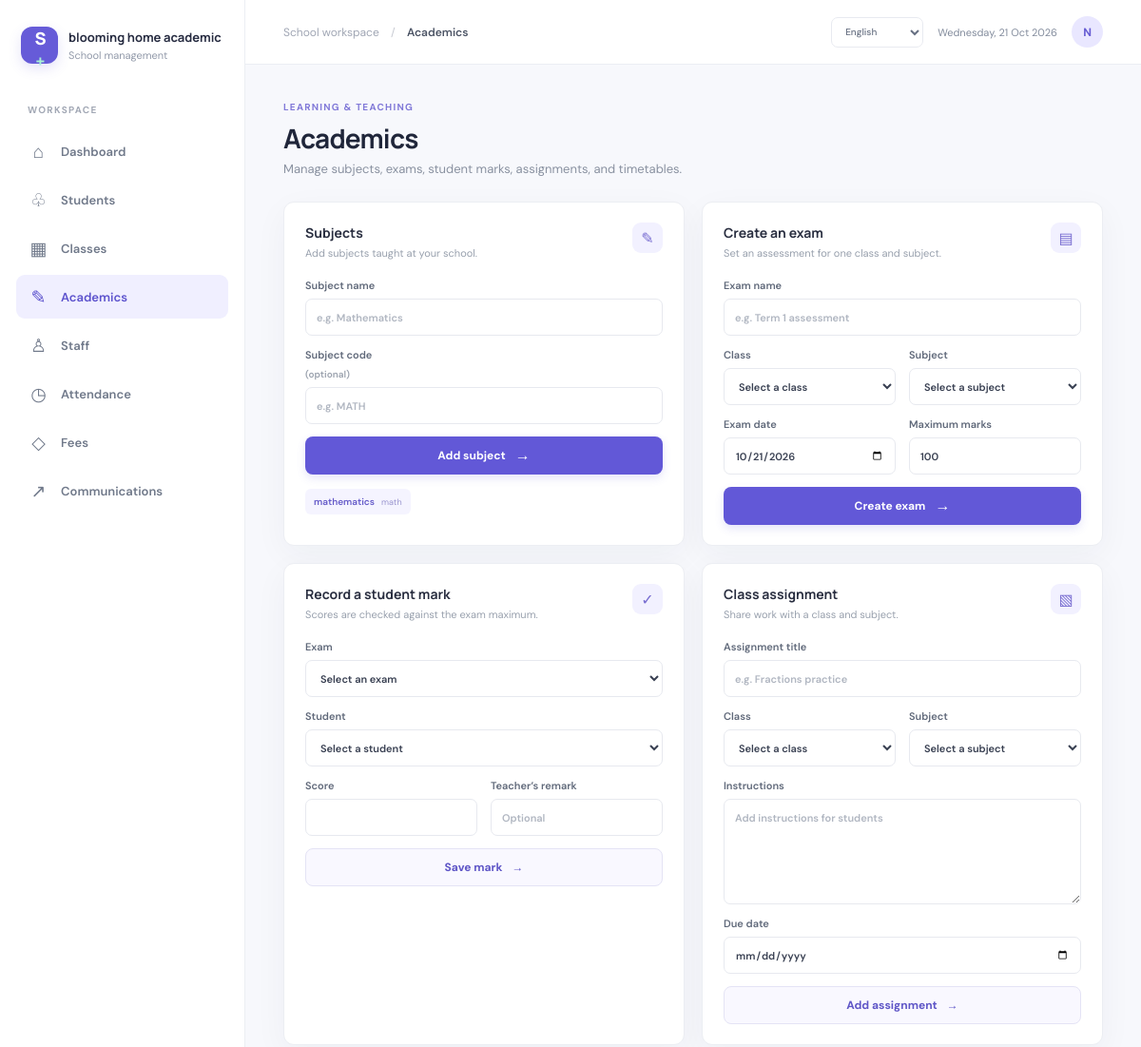
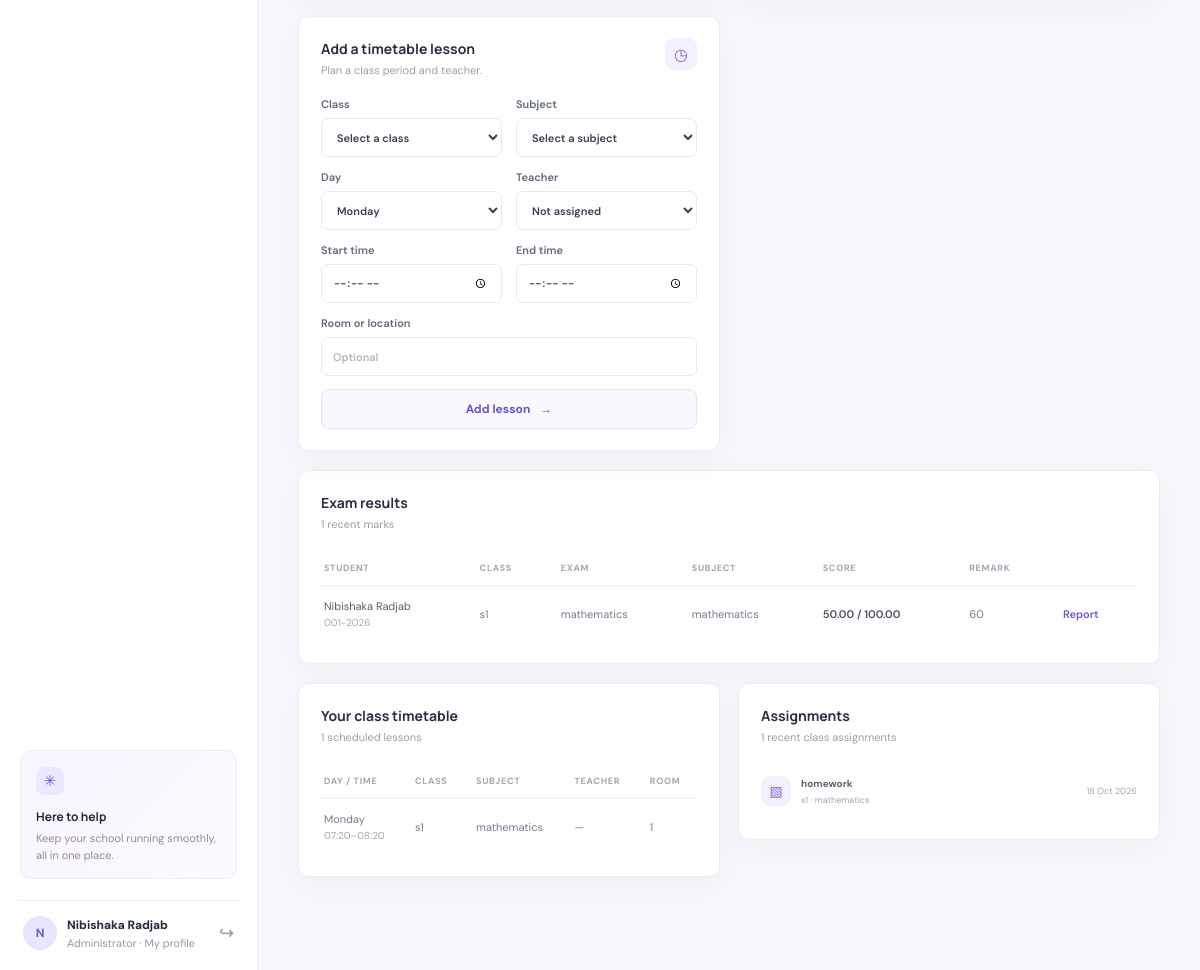
Screenshot of /index.php?page=academics (signed in) with the database file from the repository (2 pictures, top to bottom).
### tables this page shows
CREATE TABLE IF NOT EXISTS users (
    id BIGINT UNSIGNED AUTO_INCREMENT PRIMARY KEY,
    school_id BIGINT UNSIGNED NOT NULL,
    role_id TINYINT UNSIGNED NOT NULL,
    name VARCHAR(150) NOT NULL,
    email VARCHAR(190) NOT NULL UNIQUE,
    phone VARCHAR(40) NULL,
    password_hash VARCHAR(255) NOT NULL,
    profile_picture VARCHAR(255) NULL,
    is_active BOOLEAN NOT NULL DEFAULT TRUE,
    created_at TIMESTAMP NOT NULL DEFAULT CURRENT_TIMESTAMP,
    CONSTRAINT fk_users_school FOREIGN KEY (school_id) REFERENCES schools(id) ON DELETE CASCADE,
    CONSTRAINT fk_users_role FOREIGN KEY (role_id) REFERENCES roles(id)
);

CREATE TABLE IF NOT EXISTS roles (
    id TINYINT UNSIGNED AUTO_INCREMENT PRIMARY KEY,
    name VARCHAR(30) NOT NULL UNIQUE
);

CREATE TABLE IF NOT EXISTS subjects (
    id BIGINT UNSIGNED AUTO_INCREMENT PRIMARY KEY,
    school_id BIGINT UNSIGNED NOT NULL,
    name VARCHAR(100) NOT NULL,
    code VARCHAR(30) NULL,
    UNIQUE KEY uq_subjects_school_name (school_id, name),
    CONSTRAINT fk_subjects_school FOREIGN KEY (school_id) REFERENCES schools(id) ON DELETE CASCADE
);

CREATE TABLE IF NOT EXISTS student_results (
    id BIGINT UNSIGNED AUTO_INCREMENT PRIMARY KEY,
    exam_id BIGINT UNSIGNED NOT NULL,
    student_id BIGINT UNSIGNED NOT NULL,
    score DECIMAL(8,2) NOT NULL,
    remarks VARCHAR(255) NULL,
    created_at TIMESTAMP NOT NULL DEFAULT CURRENT_TIMESTAMP,
    UNIQUE KEY uq_result_exam_student (exam_id, student_id),
    CONSTRAINT fk_results_exam FOREIGN KEY (exam_id) REFERENCES exams(id) ON DELETE CASCADE,
    CONSTRAINT fk_results_student FOREIGN KEY (student_id) REFERENCES students(id) ON DELETE CASCADE
);

CREATE TABLE IF NOT EXISTS students (
    id BIGINT UNSIGNED AUTO_INCREMENT PRIMARY KEY,
    school_id BIGINT UNSIGNED NOT NULL,
    user_id BIGINT UNSIGNED NULL,
    class_id BIGINT UNSIGNED NULL,
    admission_number VARCHAR(50) NOT NULL,
    index_code VARCHAR(24) NOT NULL,
    first_name VARCHAR(80) NOT NULL,
    last_name VARCHAR(80) NOT NULL,
    date_of_birth DATE NULL,
    gender ENUM('female', 'male', 'other') NULL,
    enrollment_date DATE NOT NULL,
    status ENUM('active', 'inactive', 'graduated') NOT NULL DEFAULT 'active',
    created_at TIMESTAMP NOT NULL DEFAULT CURRENT_TIMESTAMP,
    UNIQUE KEY uq_students_admission (school_id, admission_number),
    UNIQUE KEY uq_students_index_code (school_id, index_code),
    UNIQUE KEY uq_students_user (user_id),
    KEY idx_students_name (school_id, last_name, first_name),
    CONSTRAINT fk_students_school FOREIGN KEY (school_id) REFERENCES schools(id) ON DELETE CASCADE,
    CONSTRAINT fk_students_class FOREIGN KEY (class_id) REFERENCES classes(id) ON DELETE SET NULL,
    CONSTRAINT fk_students_user FOREIGN KEY (user_id) REFERENCES users(id) ON DELETE SET NULL
);

CREATE TABLE IF NOT EXISTS classes (
    id BIGINT UNSIGNED AUTO_INCREMENT PRIMARY KEY,
    school_id BIGINT UNSIGNED NOT NULL,
    section_id BIGINT UNSIGNED NULL,
    name VARCHAR(80) NOT NULL,
    academic_year VARCHAR(20) NULL,
    UNIQUE KEY uq_classes_school_name (school_id, name),
    CONSTRAINT fk_classes_school FOREIGN KEY (school_id) REFERENCES schools(id) ON DELETE CASCADE,
    CONSTRAINT fk_classes_section FOREIGN KEY (section_id) REFERENCES sections(id) ON DELETE SET NULL
);

CREATE TABLE IF NOT EXISTS exams (
    id BIGINT UNSIGNED AUTO_INCREMENT PRIMARY KEY,
    school_id BIGINT UNSIGNED NOT NULL,
    class_id BIGINT UNSIGNED NOT NULL,
    subject_id BIGINT UNSIGNED NOT NULL,
    name VARCHAR(120) NOT NULL,
    exam_date DATE NOT NULL,
    max_score DECIMAL(8,2) NOT NULL DEFAULT 100,
    created_at TIMESTAMP NOT NULL DEFAULT CURRENT_TIMESTAMP,
    KEY idx_exams_school_date (school_id, exam_date),
    CONSTRAINT fk_exams_school FOREIGN KEY (school_id) REFERENCES schools(id) ON DELETE CASCADE,
    CONSTRAINT fk_exams_class FOREIGN KEY (class_id) REFERENCES classes(id) ON DELETE CASCADE,
    CONSTRAINT fk_exams_subject FOREIGN KEY (subject_id) REFERENCES subjects(id) ON DELETE CASCADE
);

CREATE TABLE IF NOT EXISTS timetable_entries (
    id BIGINT UNSIGNED AUTO_INCREMENT PRIMARY KEY,
    school_id BIGINT UNSIGNED NOT NULL,
    class_id BIGINT UNSIGNED NOT NULL,
    subject_id BIGINT UNSIGNED NOT NULL,
    teacher_id BIGINT UNSIGNED NULL,
    day_of_week ENUM('Monday', 'Tuesday', 'Wednesday', 'Thursday', 'Friday', 'Saturday', 'Sunday') NOT NULL,
    start_time TIME NOT NULL,
    end_time TIME NOT NULL,
    room VARCHAR(80) NULL,
    created_at TIMESTAMP NOT NULL DEFAULT CURRENT_TIMESTAMP,
    KEY idx_timetable_school_day (school_id, day_of_week),
    CONSTRAINT fk_timetable_school FOREIGN KEY (school_id) REFERENCES schools(id) ON DELETE CASCADE,
    CONSTRAINT fk_timetable_class FOREIGN KEY (class_id) REFERENCES classes(id) ON DELETE CASCADE,
    CONSTRAINT fk_timetable_subject FOREIGN KEY (subject_id) REFERENCES subjects(id) ON DELETE CASCADE,
    CONSTRAINT fk_timetable_teacher FOREIGN KEY (teacher_id) REFERENCES teachers(id) ON DELETE SET NULL
);

CREATE TABLE IF NOT EXISTS assignments (
    id BIGINT UNSIGNED AUTO_INCREMENT PRIMARY KEY,
    school_id BIGINT UNSIGNED NOT NULL,
    class_id BIGINT UNSIGNED NOT NULL,
    subject_id BIGINT UNSIGNED NOT NULL,
    teacher_id BIGINT UNSIGNED NULL,
    title VARCHAR(180) NOT NULL,
    description TEXT NULL,
    due_date DATE NULL,
    created_at TIMESTAMP NOT NULL DEFAULT CURRENT_TIMESTAMP,
    CONSTRAINT fk_assignments_school FOREIGN KEY (school_id) REFERENCES schools(id) ON DELETE CASCADE,
    CONSTRAINT fk_assignments_class FOREIGN KEY (class_id) REFERENCES classes(id) ON DELETE CASCADE,
    CONSTRAINT fk_assignments_subject FOREIGN KEY (subject_id) REFERENCES subjects(id) ON DELETE CASCADE,
    CONSTRAINT fk_assignments_teacher FOREIGN KEY (teacher_id) REFERENCES teachers(id) ON DELETE SET NULL
);

### pages/academics.php (the view, shortened to what the rows shown need)
<?php
$schoolId = current_user()['school_id'];
$pdo = database();
$subjectQuery = $pdo->prepare('SELECT id, name, code FROM subjects WHERE school_id = ? ORDER BY name');
$subjectQuery->execute([$schoolId]);
$subjects = $subjectQuery->fetchAll();
$examQuery = $pdo->prepare(
    'SELECT e.id, e.name, e.exam_date, e.max_score, c.name AS class_name, sub.name AS subject_name
     FROM exams e JOIN classes c ON c.id = e.class_id JOIN subjects sub ON sub.id = e.subject_id
     WHERE e.school_id = ? ORDER BY e.exam_date DESC, e.id DESC'
);
$examQuery->execute([$schoolId]);
$exams = $examQuery->fetchAll();
$resultQuery = $pdo->prepare(
    'SELECT r.student_id, r.score, r.remarks, e.name AS exam_name, e.max_score, sub.name AS subject_name,
            s.first_name, s.last_name, s.admission_number, c.name AS class_name
     FROM student_results r JOIN exams e ON e.id = r.exam_id
     JOIN subjects sub ON sub.id = e.subject_id JOIN students s ON s.id = r.student_id
     LEFT JOIN classes c ON c.id = s.class_id
     WHERE e.school_id = ? ORDER BY r.created_at DESC LIMIT 30'
);
$resultQuery->execute([$schoolId]);
$results = $resultQuery->fetchAll();
$timetableQuery = $pdo->prepare(
    'SELECT t.day_of_week, t.start_time, t.end_time, t.room, c.name AS class_name,
            sub.name AS subject_name, teachers.name AS teacher_name
     FROM timetable_entries t JOIN classes c ON c.id = t.class_id
     JOIN subjects sub ON sub.id = t.subject_id
     LEFT JOIN teachers ON teachers.id = t.teacher_id
     WHERE t.school_id = ?
     ORDER BY FIELD(t.day_of_week, "Monday", "Tuesday", "Wednesday", "Thursday", "Friday", "Saturday", "Sunday"), t.start_time'
);
$timetableQuery->execute([$schoolId]);
$timetable = $timetableQuery->fetchAll();
$assignmentQuery = $pdo->prepare(
    'SELECT a.title, a.due_date, c.name AS class_name, sub.name AS subject_name
     FROM assignments a JOIN classes c ON c.id = a.class_id JOIN subjects sub ON sub.id = a.subject_id
     WHERE a.school_id = ? ORDER BY a.due_date IS NULL, a.due_date ASC, a.created_at DESC LIMIT 12'
);
$assignmentQuery->execute([$schoolId]);
$assignments = $assignmentQuery->fetchAll();
?>
<section class="page-heading"><div><span class="eyebrow"><?= e(t('LEARNING & TEACHING')) ?></span><h1><?= e(t('Academics')) ?></h1><p><?= e(t('Manage subjects, exams, student marks, assignments, and timetables.')) ?></p></div></section>
<section class="content-grid">
    <article class="panel form-panel" id="add-subject">
        <div class="panel-heading"><div><h2><?= e(t('Subjects')) ?></h2><p><?= e(t('Add subjects taught at your school.')) ?></p></div><span class="panel-icon">✎</span></div>
        <?php if ($subjects !== []): ?><div class="simple-list"><?php foreach ($subjects as $subject): ?><span><?= e($subject['name']) ?><?= $subject['code'] ? '<small>' . e($subject['code']) . '</small>' : '' ?></span><?php endforeach; ?></div><?php endif; ?>
    </article>
    <article class="panel form-panel" id="create-exam">
        <div class="panel-heading"><div><h2><?= e(t('Create an exam')) ?></h2><p><?= e(t('Set an assessment for one class and subject.')) ?></p></div><span class="panel-icon accent-orange">▤</span></div>
    </article>
    <article class="panel form-panel">
        <div class="panel-heading"><div><h2><?= e(t('Record a student mark')) ?></h2><p><?= e(t('Scores are checked against the exam maximum.')) ?></p></div><span class="panel-icon accent-green">✓</span></div>
    </article>
    <article class="panel form-panel" id="create-assignment">
        <div class="panel-heading"><div><h2><?= e(t('Class assignment')) ?></h2><p><?= e(t('Share work with a class and subject.')) ?></p></div><span class="panel-icon">▧</span></div>
    </article>
    <article class="panel form-panel">
        <div class="panel-heading"><div><h2><?= e(t('Add a timetable lesson')) ?></h2><p><?= e(t('Plan a class period and teacher.')) ?></p></div><span class="panel-icon">◷</span></div>
    </article>
</section>
<section class="panel recent-panel">
    <div class="panel-heading"><div><h2><?= e(t('Exam results')) ?></h2><p><?= count($results) ?> <?= e(t('recent marks')) ?></p></div></div>
    <?php if ($results === []): ?><div class="empty-state compact"><p><?= e(t('Student results will appear here as marks are recorded.')) ?></p><?php if ($exams === []): ?><a href="index.php?page=academics#create-exam"><?= e(t('Create exam')) ?> →</a><?php endif; ?></div><?php else: ?>
        <div class="table-wrap"><table><thead><tr><th><?= e(t('STUDENT')) ?></th><th><?= e(t('CLASS')) ?></th><th><?= e(t('EXAM')) ?></th><th><?= e(t('SUBJECT')) ?></th><th><?= e(t('SCORE')) ?></th><th><?= e(t('REMARK')) ?></th><th></th></tr></thead><tbody><?php foreach ($results as $result): ?><tr><td><span class="cell-primary"><?= e($result['first_name'] . ' ' . $result['last_name']) ?></span><small class="cell-secondary"><?= e($result['admission_number']) ?></small></td><td><?= e($result['class_name'] ?? '—') ?></td><td><?= e($result['exam_name']) ?></td><td><?= e($result['subject_name']) ?></td><td><strong><?= e((string) $result['score']) ?> / <?= e((string) $result['max_score']) ?></strong></td><td><?= e($result['remarks'] ?? '—') ?></td><td><a class="text-link" href="report_card.php?student_id=<?= (int) $result['student_id'] ?>"><?= e(t('Report')) ?></a></td></tr><?php endforeach; ?></tbody></table></div>
    <?php endif; ?>
</section>
<section class="content-grid academics-lists">
    <article class="panel recent-panel">
        <div class="panel-heading"><div><h2><?= e(t('Your class timetable')) ?></h2><p><?= count($timetable) ?> <?= e(t('scheduled lessons')) ?></p></div></div>
        <?php if ($timetable === []): ?><div class="empty-state compact"><p><?= e(t('Your class timetable will appear here.')) ?></p></div><?php else: ?><div class="table-wrap"><table><thead><tr><th><?= e(t('DAY / TIME')) ?></th><th><?= e(t('CLASS')) ?></th><th><?= e(t('SUBJECT')) ?></th><th><?= e(t('TEACHER')) ?></th><th><?= e(t('ROOM')) ?></th></tr></thead><tbody><?php foreach ($timetable as $lesson): ?><tr><td><?= e(t($lesson['day_of_week'])) ?><small class="cell-secondary"><?= e(substr($lesson['start_time'], 0, 5) . '–' . substr($lesson['end_time'], 0, 5)) ?></small></td><td><?= e($lesson['class_name']) ?></td><td><?= e($lesson['subject_name']) ?></td><td><?= e($lesson['teacher_name'] ?? '—') ?></td><td><?= e($lesson['room'] ?? '—') ?></td></tr><?php endforeach; ?></tbody></table></div><?php endif; ?>
    </article>
    <article class="panel recent-panel">
        <div class="panel-heading"><div><h2><?= e(t('Assignments')) ?></h2><p><?= count($assignments) ?> <?= e(t('recent class assignments')) ?></p></div></div>
        <?php if ($assignments === []): ?><div class="empty-state compact"><p><?= e(t('Class assignments will appear here.')) ?></p><a href="index.php?page=academics#create-assignment"><?= e(t('Add assignment')) ?> →</a></div><?php else: ?><div class="assignment-list"><?php foreach ($assignments as $assignment): ?><div class="assignment-row"><span class="assignment-icon">▧</span><div><strong><?= e($assignment['title']) ?></strong><small><?= e($assignment['class_name'] . ' · ' . $assignment['subject_name']) ?></small></div><time><?= $assignment['due_date'] ? e(localized_date($assignment['due_date'])) : e(t('No due date')) ?></time></div><?php endforeach; ?></div><?php endif; ?>
    </article>
</section>

### app/layout.php (shortened to what the rows shown need)
<?php
function render_language_selector(string $class = 'language-picker'): void
{
    $script = basename((string) ($_SERVER['SCRIPT_NAME'] ?? 'index.php'));
    $query = $_GET;
    ?>
    <form class="<?= e($class) ?>" method="get" action="<?= e($script) ?>">
        <select id="language-select" name="lang" aria-label="<?= e(t('Language')) ?>" onchange="this.form.submit()">
        </select>
    </form>
    <?php
}
function render_header(string $title, string $activePage): void
{
    $user = current_user();
    ?>
    <!doctype html>
    <html lang="<?= e(current_language()) ?>">
    <head>
        <link rel="stylesheet" href="assets/css/app.css">
    </head>
    <body>
    <div class="app-shell">
        <aside class="sidebar">
            <div class="sidebar-bottom">
                <div class="profile-row">
                    <a class="avatar-link" href="index.php?page=profile" aria-label="<?= e(t('My profile')) ?>">
                        <?php if ($user['profile_picture'] !== ''): ?><img class="avatar" src="<?= e($user['profile_picture']) ?>" alt=""><?php else: ?><span class="avatar"><?= e(strtoupper(substr($user['name'], 0, 1))) ?></span><?php endif; ?>
                    </a>
                    <a class="profile-copy" href="index.php?page=profile"><strong><?= e($user['name']) ?></strong><small><?= e(role_label($user['role'])) ?> · <?= e(t('My profile')) ?></small></a>
                </div>
            </div>
        </aside>
        <main class="main-area">
            <header class="topbar">
                <div class="topbar-right"><?= render_language_selector() ?><span class="today"><?= e(localized_date(time(), 'full')) ?></span><span class="top-avatar"><?= e(strtoupper(substr($user['name'], 0, 1))) ?></span></div>
            </header>
            <div class="page-content">
    <?php
}
function render_footer(): void
{
    ?>
            </div>
        </main>
    </div>
    </body>
    </html>
    <?php
}

### rows the page displays
users: name "N", name "Nibishaka Radjab", role.name "Administrator"
subjects: name "mathematics", code "math"
student_results: student.last_name "Nibishaka Radjab", student.admission_number "001-2026", classes.name "s1", exam.name "mathematics", subjects.name "mathematics", score "50.00", exam.max_score "100.00", remarks "60"
timetable_entries: day_of_week "Monday", start_time+end_time "07:20–08:20", class.name "s1", subject.name "mathematics", teacher_name "—", room "1"
assignments: title "homework", class.name "s1 · mathematics", due_date "18 Oct 2026"

### other values shown
$user['school_name'] "blooming home academic"
t('School management') "School management"
t('WORKSPACE') "WORKSPACE"
$icon "⌂"
t($label) "Dashboard"
$icon "♧"
t($label) "Students"
$icon "▦"
t($label) "Classes"
$icon "✎"
t($label) "Academics"
$icon "♙"
t($label) "Staff"
$icon "◷"
t($label) "Attendance"
